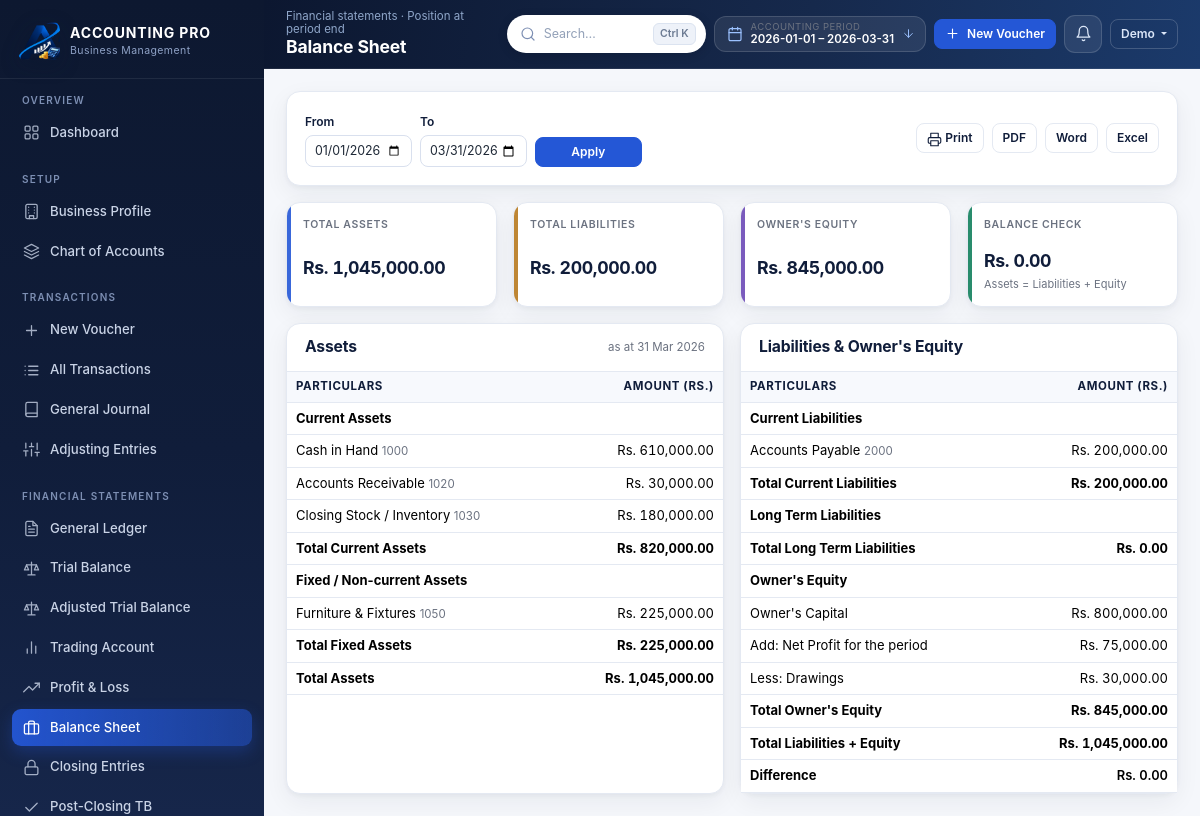
/balance-sheet (signed in), run on the app's committed database.
### models.py (models this page shows, shortened)
class AccountingPeriod(db.Model):
    __tablename__ = "accounting_periods"
    __table_args__ = (UniqueConstraint("business_id", "label", name="uq_period_label"),)
    id = db.Column(Integer, primary_key=True)
    business_id = db.Column(Integer, ForeignKey("businesses.id", ondelete="CASCADE"),
                            nullable=False, index=True)
    label = db.Column(String(120), nullable=False)
    kind = db.Column(String(20), default="Yearly", nullable=False)
    start_date = db.Column(Date, nullable=False)
    end_date = db.Column(Date, nullable=False)
    is_active = db.Column(Boolean, default=True, nullable=False)
    is_closed = db.Column(Boolean, default=False, nullable=False)
    created_at = db.Column(DateTime, default=datetime.utcnow, nullable=False)
    business = relationship("Business", back_populates="periods")

class User(db.Model):
    __tablename__ = "users"
    id = db.Column(Integer, primary_key=True)
    name = db.Column(String(120), nullable=False)
    email = db.Column(String(190), nullable=False, unique=True, index=True)
    password_hash = db.Column(String(255), nullable=False)
    is_active = db.Column(Boolean, default=True, nullable=False)
    reset_token = db.Column(String(120), index=True)
    reset_expires = db.Column(DateTime)
    last_login = db.Column(DateTime)
    created_at = db.Column(DateTime, default=datetime.utcnow, nullable=False)
    businesses = relationship("Business", back_populates="user",
                              cascade="all, delete-orphan")
    settings = relationship("UserSettings", back_populates="user", uselist=False,
                            cascade="all, delete-orphan")

class Account(db.Model):
    __tablename__ = "accounts"
    __table_args__ = (
        UniqueConstraint("business_id", "code", name="uq_account_code"),
        Index("ix_account_business_cat", "business_id", "category"),
    )
    id = db.Column(Integer, primary_key=True)
    business_id = db.Column(Integer, ForeignKey("businesses.id", ondelete="CASCADE"),
                            nullable=False, index=True)
    code = db.Column(String(20), nullable=False)
    name = db.Column(String(150), nullable=False)
    category = db.Column(String(30), nullable=False)
    subcategory = db.Column(String(40), nullable=False)
    normal_balance = db.Column(String(10), nullable=False, default="Debit")
    opening_debit = db.Column(Money, default=ZERO, nullable=False)
    opening_credit = db.Column(Money, default=ZERO, nullable=False)
    description = db.Column(Text)
    is_active = db.Column(Boolean, default=True, nullable=False)
    created_at = db.Column(DateTime, default=datetime.utcnow, nullable=False)
    business = relationship("Business", back_populates="accounts")
    lines = relationship("JournalLine", back_populates="account")
    @property
    def opening_net(self):
        return money(self.opening_debit) - money(self.opening_credit)

### app.py (the view)
    @app.route("/balance-sheet")
    @business_required
    def balance_sheet_page():
        business = get_business()
        start, end = period_range()
        pl = profit_and_loss(business.id, start, end)
        bs = balance_sheet(business.id, start, end, pl=pl)
        return render_template("balance_sheet.html", bs=bs, pl=pl)

### templates/balance_sheet.html (shortened to what this page needs)
{% extends 'base.html' %}
{% from 'partials/icons.html' import icon %}
{% from 'partials/macros.html' import empty_state %}
{% block page_title %}Balance Sheet{% endblock %}
{% block crumb %}Financial statements · Position at period end{% endblock %}
{% macro item_rows(items) %}
  {% for item in items %}
    <tr><td>{{ item.name }} <span class="hint">{{ item.code }}</span></td>
      <td class="num">{{ item.amount|rs }}</td></tr>
  {% endfor %}
{% endmacro %}
{% block content %}
<div class="card mb-3 no-print">
  <div class="card-body d-flex flex-wrap gap-2 align-items-center">
    <form method="get" class="row g-2 align-items-end">
      <div class="col-6 col-md-4"><label class="form-label">From</label>
        <input type="date" class="form-control form-control-sm" name="start" value="{{ period_start }}"></div>
      <div class="col-6 col-md-4"><label class="form-label">To</label>
        <input type="date" class="form-control form-control-sm" name="end" value="{{ period_end }}"></div>
      <div class="col-12 col-md-4"><button class="btn btn-primary btn-sm w-100">Apply</button></div>
    </form>
    <div class="ms-auto d-flex flex-wrap gap-2">
      <button class="btn btn-sm btn-ghost" type="button" data-print>{{ icon('printer') }} Print</button>
      <a class="btn btn-sm btn-ghost" href="{{ url_for('export_report', fmt='pdf', report_name='balance_sheet') }}">PDF</a>
      <a class="btn btn-sm btn-ghost" href="{{ url_for('export_report', fmt='word', report_name='balance_sheet') }}">Word</a>
      <a class="btn btn-sm btn-ghost" href="{{ url_for('export_report', fmt='excel', report_name='balance_sheet') }}">Excel</a>
    </div>
  </div>
</div>
<div class="row g-3 mb-3">
  <div class="col-6 col-md-3"><div class="stat-card tone-asset">
    <div class="stat-label">Total Assets</div><div class="stat-value">{{ bs.total_assets|rs }}</div></div></div>
  <div class="col-6 col-md-3"><div class="stat-card tone-liability">
    <div class="stat-label">Total Liabilities</div><div class="stat-value">{{ bs.total_liabilities|rs }}</div></div></div>
  <div class="col-6 col-md-3"><div class="stat-card tone-equity">
    <div class="stat-label">Owner's Equity</div><div class="stat-value">{{ bs.total_equity|rs }}</div></div></div>
  <div class="col-6 col-md-3"><div class="stat-card {{ 'tone-income' if bs.is_balanced else 'tone-expense' }}">
    <div class="stat-label">Balance check</div>
    <div class="stat-value {{ 'neg' if not bs.is_balanced }}">{{ bs.difference|rs }}</div>
    <div class="stat-sub">{{ 'Assets = Liabilities + Equity' if bs.is_balanced else 'Difference (not forced)' }}</div></div></div>
</div>
<div class="row g-3">
  <div class="col-lg-6">
    <div class="card h-100">
      <div class="card-header"><h3>Assets</h3>
        <span class="hint">as at {{ period_end|dt }}</span></div>
      <div class="table-wrap">
        <table class="table table-sm mb-0">
          <thead><tr><th>Particulars</th><th class="text-end">Amount (Rs.)</th></tr></thead>
          <tbody>
            <tr class="row-total"><td colspan="2">Current Assets</td></tr>
            {{ item_rows(bs.current_assets) }}
            <tr><td class="fw-bold">Total Current Assets</td>
              <td class="num fw-bold">{{ bs.total_current_assets|rs }}</td></tr>
            <tr class="row-total"><td colspan="2">Fixed / Non-current Assets</td></tr>
            {{ item_rows(bs.fixed_assets) }}
            <tr><td class="fw-bold">Total Fixed Assets</td>
              <td class="num fw-bold">{{ bs.total_fixed_assets|rs }}</td></tr>
          </tbody>
          <tfoot><tr class="row-total"><td>Total Assets</td>
            <td class="num">{{ bs.total_assets|rs }}</td></tr></tfoot>
        </table>
      </div>
    </div>
  </div>
  <div class="col-lg-6">
    <div class="card h-100">
      <div class="card-header"><h3>Liabilities &amp; Owner's Equity</h3></div>
      <div class="table-wrap">
        <table class="table table-sm mb-0">
          <thead><tr><th>Particulars</th><th class="text-end">Amount (Rs.)</th></tr></thead>
          <tbody>
            <tr class="row-total"><td colspan="2">Current Liabilities</td></tr>
            {{ item_rows(bs.current_liabilities) }}
            <tr><td class="fw-bold">Total Current Liabilities</td>
              <td class="num fw-bold">{{ bs.total_current_liabilities|rs }}</td></tr>
            <tr class="row-total"><td colspan="2">Long Term Liabilities</td></tr>
            <tr><td class="fw-bold">Total Long Term Liabilities</td>
              <td class="num fw-bold">{{ bs.total_long_term_liabilities|rs }}</td></tr>
            <tr class="row-total"><td colspan="2">Owner's Equity</td></tr>
            {% for line in bs.capital_lines %}
              <tr><td>{{ line.name }}</td><td class="num">{{ line.display_amount|rs }}</td></tr>
            {% endfor %}
            <tr><td class="fw-bold">Total Owner's Equity</td>
              <td class="num fw-bold">{{ bs.total_equity|rs }}</td></tr>
          </tbody>
          <tfoot>
            <tr class="row-total"><td>Total Liabilities + Equity</td>
              <td class="num">{{ bs.total_liabilities_equity|rs }}</td></tr>
            <tr><td>Difference</td>
              <td class="num {{ 'amount-pos' if bs.is_balanced else 'amount-neg' }}">{{ bs.difference|rs }}</td></tr>
          </tfoot>
        </table>
      </div>
    </div>
  </div>
</div>
{% endblock %}

### templates/base.html (shortened to what this page needs)
{% from 'partials/icons.html' import icon %}
{% set notif_total = notifications.total if notifications is defined and notifications else 0 %}
{% set notif_items = notifications['items'] if notifications is defined and notifications else [] %}
<!doctype html>
<html lang="en">
<head>
  <link rel="stylesheet" href="{{ url_for('static', filename='vendor/bootstrap.min.css') }}">
  <link rel="stylesheet" href="{{ url_for('static', filename='css/style.css') }}">
</head>
<body>
{% if current_user %}
<div class="app-shell">
  <aside class="sidebar" id="sidebar">
    <div class="sidebar-brand">
      <img class="brand-mark brand-mark-logo" src="{{ url_for('static', filename='images/brand/logo-mark.png') }}" alt="ACCOUNTING PRO">
      <div class="brand-text">
        <strong>ACCOUNTING PRO</strong>
        <span>Business Management</span>
      </div>
    </div>
    {% set ep = request.endpoint %}
    <nav class="pb-3">
      <div class="nav-section">
        <div class="nav-section-title">Overview</div>
        <a class="nav-link {{ 'active' if ep == 'dashboard' }}" href="{{ url_for('dashboard') }}">{{ icon('grid') }} Dashboard</a>
      </div>
      <div class="nav-section">
        <div class="nav-section-title">Setup</div>
        <a class="nav-link {{ 'active' if ep in ['business_profile', 'add_period', 'activate_period'] }}" href="{{ url_for('business_profile') }}">{{ icon('building') }} Business Profile</a>
        <a class="nav-link {{ 'active' if ep in ['accounts', 'account_create', 'account_edit'] }}" href="{{ url_for('accounts') }}">{{ icon('layers') }} Chart of Accounts</a>
      </div>
      <div class="nav-section">
        <div class="nav-section-title">Transactions</div>
        <a class="nav-link {{ 'active' if ep == 'transaction_new' }}" href="{{ url_for('transaction_new') }}">{{ icon('plus') }} New Voucher</a>
        <a class="nav-link {{ 'active' if ep in ['transactions', 'transaction_view', 'transaction_edit'] }}" href="{{ url_for('transactions') }}">{{ icon('list') }} All Transactions</a>
        <a class="nav-link {{ 'active' if ep == 'journal' }}" href="{{ url_for('journal') }}">{{ icon('book') }} General Journal</a>
        <a class="nav-link {{ 'active' if ep in ['adjustments', 'adjustment_new'] }}" href="{{ url_for('adjustments') }}">{{ icon('sliders') }} Adjusting Entries</a>
      </div>
      <div class="nav-section">
        <div class="nav-section-title">Financial Statements</div>
        <a class="nav-link {{ 'active' if ep == 'ledger' }}" href="{{ url_for('ledger') }}">{{ icon('file-text') }} General Ledger</a>
        <a class="nav-link {{ 'active' if ep in ['trial_balance_page', 'trial_balance_manual'] }}" href="{{ url_for('trial_balance_page') }}">{{ icon('scale') }} Trial Balance</a>
        <a class="nav-link {{ 'active' if ep == 'adjusted_trial_balance_page' }}" href="{{ url_for('adjusted_trial_balance_page') }}">{{ icon('scale') }} Adjusted Trial Balance</a>
        <a class="nav-link {{ 'active' if ep == 'trading_account_page' }}" href="{{ url_for('trading_account_page') }}">{{ icon('chart') }} Trading Account</a>
        <a class="nav-link {{ 'active' if ep == 'profit_loss_page' }}" href="{{ url_for('profit_loss_page') }}">{{ icon('trending') }} Profit &amp; Loss</a>
        <a class="nav-link {{ 'active' if ep == 'balance_sheet_page' }}" href="{{ url_for('balance_sheet_page') }}">{{ icon('briefcase') }} Balance Sheet</a>
        <a class="nav-link {{ 'active' if ep == 'closing_entries_page' }}" href="{{ url_for('closing_entries_page') }}">{{ icon('lock') }} Closing Entries</a>
        <a class="nav-link {{ 'active' if ep == 'post_closing_tb_page' }}" href="{{ url_for('post_closing_tb_page') }}">{{ icon('check') }} Post-Closing TB</a>
      </div>
    </nav>
  </aside>
  <div class="main-wrap">
    <header class="topbar">
      <div class="page-heading">
        <div class="crumb">{% block crumb %}Dashboard{% endblock %}</div>
        <h1>{% block page_title %}Dashboard{% endblock %}</h1>
      </div>
      <div class="topbar-actions">
        <div class="topbar-search">
          <form method="get" action="{{ url_for('search') }}" role="search">
            <span class="search-ico">{{ icon('search') }}</span>
            <input type="search" name="q" id="globalSearch" autocomplete="off"
                   value="{{ request.args.get('q', '') if request.endpoint == 'search' else '' }}"
                   placeholder="Search&hellip;" aria-label="Global search"
                   title="Search accounts, vouchers and products (Ctrl+K)">
            <span class="kbd-hint">Ctrl K</span>
          </form>
        </div>
        <div class="dropdown fy-pill-wrap d-none d-xl-flex">
          <button class="fy-pill" type="button" data-bs-toggle="dropdown" aria-label="Accounting period">
            <span class="fy-ico">{{ icon('calendar') }}</span>
            <span class="fy-meta">
              <small>Accounting period</small>
              <span class="fy-range">{{ period_start }} &ndash; {{ period_end }}</span>
            </span>
            <span class="fy-caret">{{ icon('arrow-down') }}</span>
          </button>
        </div>
        <a class="btn btn-sm btn-primary btn-icon d-none d-md-inline-flex"
           href="{{ url_for('transaction_new') }}">{{ icon('plus') }} New Voucher</a>
        <div class="dropdown bell-wrap">
          <button class="bell-btn" type="button" data-bs-toggle="dropdown"
                  aria-label="Notifications{% if notif_total %} ({{ notif_total }} pending){% endif %}">
          </button>
        </div>
        <div class="dropdown">
          <button class="btn btn-sm btn-ghost dropdown-toggle" type="button" data-bs-toggle="dropdown">
            {{ current_user.name.split(' ')[0] }}
          </button>
        </div>
      </div>
    </header>
    <main class="content">
      <div class="content-inner">
        {% block content %}{% endblock %}
      </div>
    </main>
  </div>
</div>
{% else %}
  {% block auth %}{% endblock %}
{% endif %}
</body>
</html>

### data on the page
AccountingPeriod: start_date "2026-01-01", end_date "2026-03-31", start "01/01/2026", end "03/31/2026", end_date "31 Mar 2026"
User: name "Demo"
Account: name "Cash in Hand", code "1000", amount|rs "Rs. 610,000.00"
Account: name "Accounts Receivable", code "1020", amount|rs "Rs. 30,000.00"
Account: name "Closing Stock / Inventory", code "1030", amount|rs "Rs. 180,000.00"
Account: name "Furniture & Fixtures", code "1050", amount|rs "Rs. 225,000.00"
Account: name "Accounts Payable", code "2000", amount|rs "Rs. 200,000.00"
Account: name "Owner's Capital", display_amount|rs "Rs. 800,000.00"

### other printed values
{{ bs.total_assets|rs }} "Rs. 1,045,000.00"
{{ bs.total_liabilities|rs }} "Rs. 200,000.00"
{{ bs.total_equity|rs }} "Rs. 845,000.00"
{{ bs.difference|rs }} "Rs. 0.00"
{{ bs.total_current_assets|rs }} "Rs. 820,000.00"
{{ bs.total_fixed_assets|rs }} "Rs. 225,000.00"
{{ bs.total_current_liabilities|rs }} "Rs. 200,000.00"
{{ bs.total_long_term_liabilities|rs }} "Rs. 0.00"
{{ line.name }} "Add: Net Profit for the period" "Less: Drawings"
{{ line.display_amount|rs }} "Rs. 75,000.00" "Rs. 30,000.00"
{{ bs.total_liabilities_equity|rs }} "Rs. 1,045,000.00"
